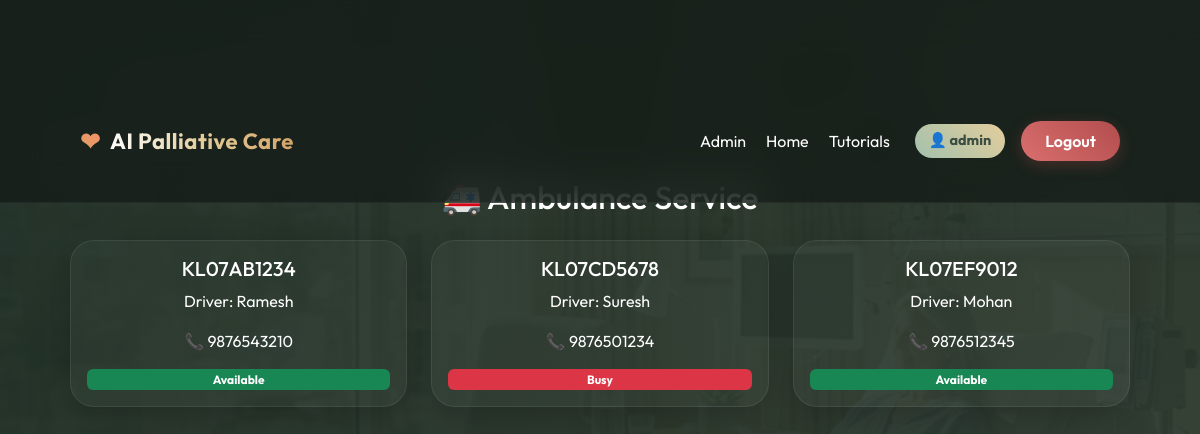
Page /ambulance (signed in) on the committed database.
### tables this page shows
CREATE TABLE ambulances(
        id INTEGER PRIMARY KEY AUTOINCREMENT,
        vehicle_no TEXT,
        driver TEXT,
        phone TEXT,
        status TEXT DEFAULT 'Available'
    );

### app.py (the view)
@app.route("/ambulance")
def ambulance():
    if "user" not in session:
        return redirect("/login")
    conn = get_db()
    ambulances = conn.execute("SELECT * FROM ambulances").fetchall()
    conn.close()
    return render_template("ambulance.html", ambulances=ambulances)

### app.py (called while the page is built)
@app.after_request
def add_header(response):
    response.cache_control.no_store = True
    response.cache_control.no_cache = True
    response.cache_control.must_revalidate = True
    response.cache_control.max_age = 0
    return response

def get_db():
    conn = sqlite3.connect(DB)
    conn.row_factory = sqlite3.Row
    return conn

### templates/ambulance.html
{% extends "base.html" %}
{% block content %}
<div class="container py-5">
    <h2 class="text-center text-white mb-4">🚑 Ambulance Service</h2>
    <div class="row">
        {% for amb in ambulances %}
        <div class="col-md-4 mb-4">
            <div class="card dashboard-card p-3 text-center">
                <h5>{{ amb.vehicle_no }}</h5>
                <p>Driver: {{ amb.driver }}</p>
                <p>📞 {{ amb.phone }}</p>
                {% if amb.status == "Available" %}
                    <span class="badge bg-success">Available</span>
                {% else %}
                    <span class="badge bg-danger">Busy</span>
                {% endif %}
            </div>
        </div>
        {% endfor %}
    </div>
</div>
{% endblock %}

### static/css/style.css (style rules this page uses)
body { font-family: 'Outfit', sans-serif; margin: 0; background: linear-gradient(135deg, rgba(30, 45, 35, 0.96), rgba(46, 59, 49, 0.94)), url('../images/real_ward.png') center/cover fixed; color: #fdfdfd; min-height: 100vh; overflow-x: hidden; }
.container { padding: 20px; padding-top: 100px; text-align: center; }
.dashboard-card { position: relative; background: rgba(255, 255, 255, 0.03); border: 1px solid rgba(255, 255, 255, 0.08); border-radius: 24px; backdrop-filter: blur(12px); -webkit-backdrop-filter: blur(12px); color: white; padding: 28px; transition: all 0.5s cubic-bezier(0.2, 1, 0.3, 1); box-shadow: 0 8px 32px rgba(0, 0, 0, 0.2); }

### rows in the picture
ambulances: vehicle_no "KL07AB1234", driver "Ramesh", phone "9876543210", status "Available"
ambulances: vehicle_no "KL07CD5678", driver "Suresh", phone "9876501234", status "Busy"
ambulances: vehicle_no "KL07EF9012", driver "Mohan", phone "9876512345", status "Available"

### other values in the picture
{{ session["user"] }} "admin"
